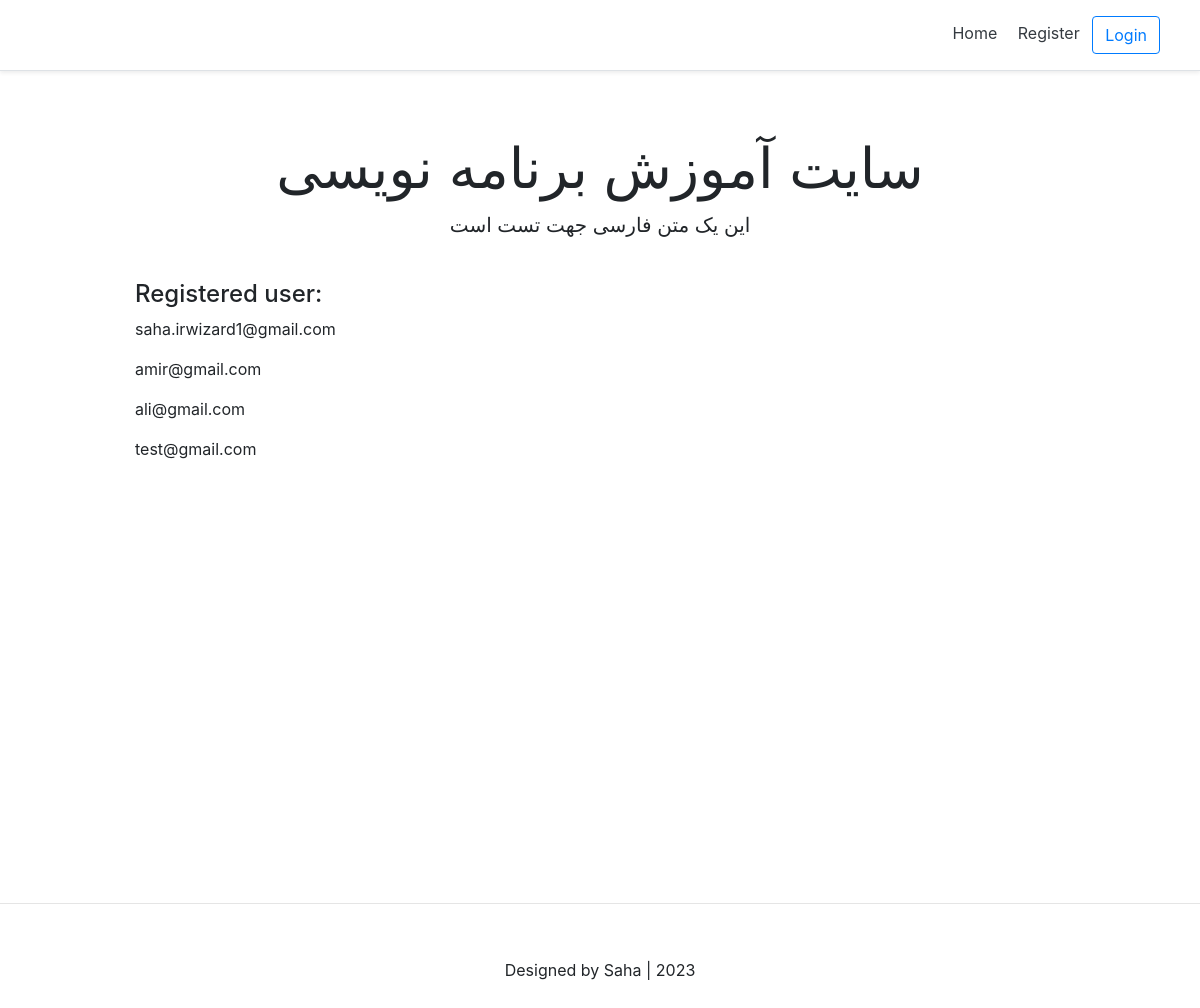
The app's page /, older data.
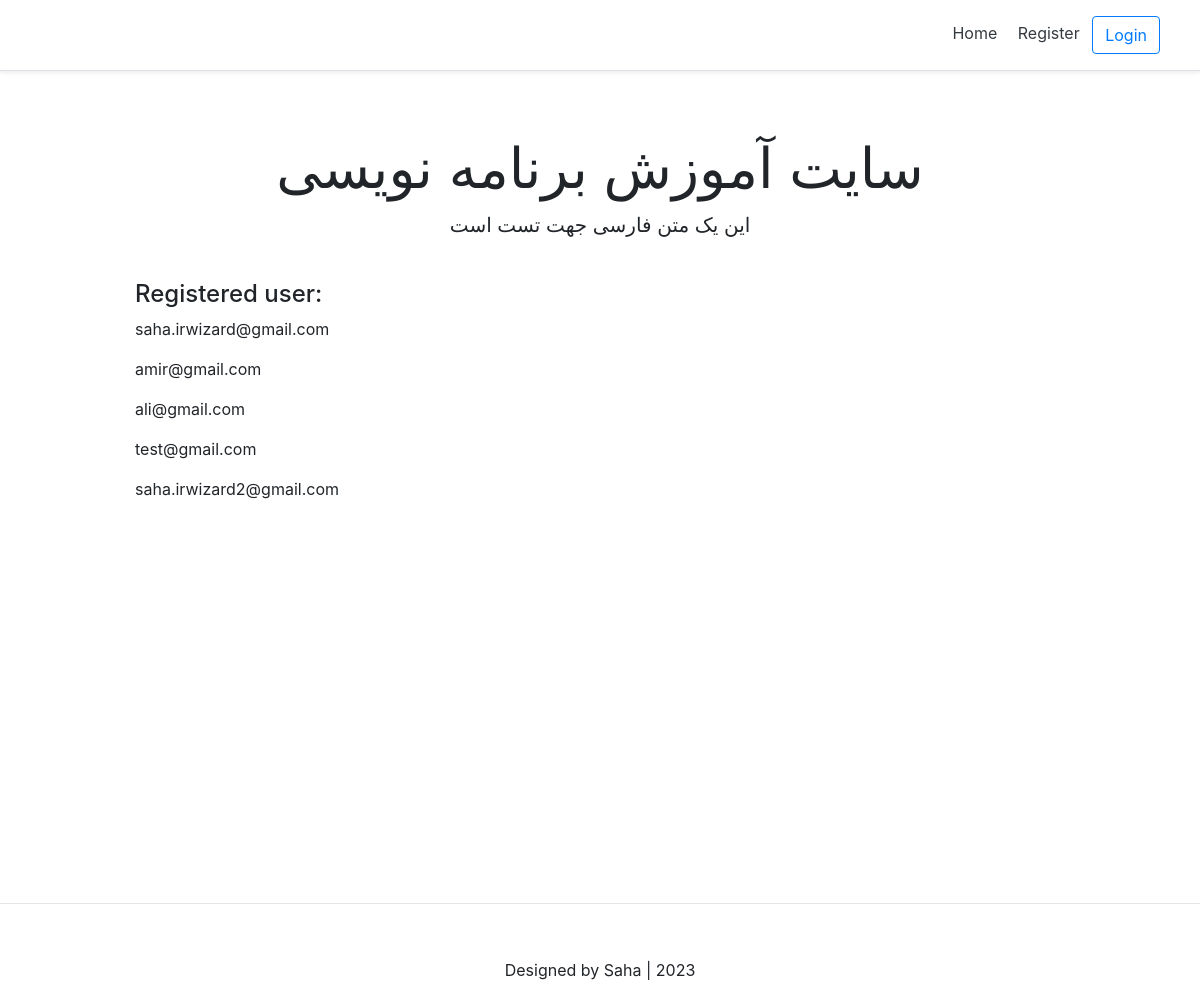
The same page, newer data.
### account/models.py (models this page shows, shortened)
class Account(AbstractBaseUser):
    email                   = models.EmailField(verbose_name="email", max_length=60, unique=True)
    username                = models.CharField(max_length=30, unique=True)
    date_joined             = models.DateTimeField(verbose_name='date joined', auto_now_add=True)
    last_login              = models.DateTimeField(verbose_name='last login', auto_now=True)
    is_admin                = models.BooleanField(default=False)
    is_active               = models.BooleanField(default=True)
    is_staff                = models.BooleanField(default=False)
    is_superuser            = models.BooleanField(default=False)
    objects = MyAccountManager()
    USERNAME_FIELD = 'email'
    REQUIRED_FIELDS = ['username',]
    def __str__(self) :
        return self.email

### home/views.py (the view)
# urls.py: path('', home_view, name="home"),
def home_view(request):
    context = {}
    accounts = Account.objects.all()
    context['accounts'] = accounts
    return render(request, "home/home.html", context)

### home/templates/home/home.html
{% extends 'base.html' %}
{% block content %}
<div class="pricing-header px-3 py-3 pt-md-5 pb-md-4 mx-auto text-center">
    <h1 class="display-4">سایت آموزش برنامه نویسی</h1>
    <p class="lead">این یک متن فارسی جهت تست است</p>
</div>
<div class="container">
    <div class="d-flex flex-column">
        <h4>Registered user:</h4>
        {% for account in accounts %}
            <p>{{account}}</p>
        {% endfor %}
    </div>
</div>
{% endblock content %}

### templates/base.html (shortened to what this page needs)
<!DOCTYPE html>
<html lang="en">
<head>
    {% include 'snippest/header.html' %}
</head>
<body>
    <div class="main">
        {% block content %}
        {% endblock content %}
    </div>
    {% include 'snippest/footer.html' %}
</body>
</html>

### templates/snippest/header.html (shortened to what this page needs)
<link rel="stylesheet" href="https://cdn.jsdelivr.net/npm/bootstrap@4.3.1/dist/css/bootstrap.min.css">
<div class="d-flex flex-column flex-md-row align-items-center p-3 px-md-4 mb-3 bg-white border-bottom shadow-sm">
    <nav class="my-2 my-md-0 mr-md-3">
      {% if request.user.is_authenticated %}
        <a class="p-2 text-dark" href="{% url 'home' %}">Home</a>
        <a class="p-2 text-dark" href="{% url 'account' %}">Account</a>
        <a class="p-2 text-dark" href="{% url 'logout' %}">Logout</a>
      {% else %}
        <a class="p-2 text-dark" href="{% url 'home' %}">Home</a>
        <a class="p-2 text-dark" href="{% url 'register' %}">Register</a>
        <a class="btn btn-outline-primary" href="{% url 'login' %}">Login</a>
      {% endif %}
    </nav>
  </div>

### templates/snippest/footer.html (shortened to what this page needs)
<hr>
<div class="d-flex flex-row align-items-center footer m-auto">
    <p class="m-auto">Designed by Saha | 2023</p>
</div>

### templates/snippest/header.html (style rules this page uses)
@media (min-width: 768px) { html { font-size: 16px; } }
.container { max-width: 960px; }
.pricing-header { max-width: 700px; }

### templates/base.html (style rules this page uses)
.main { min-height: 100vh; height: 100%; }

### templates/snippest/footer.html (style rules this page uses)
.footer { min-height: 100px; }

Row changes from the older to the newer data that the page shows:
changed Account: email "saha.irwizard1@gmail.com" → "saha.irwizard@gmail.com"
added Account: email "saha.irwizard2@gmail.com"
